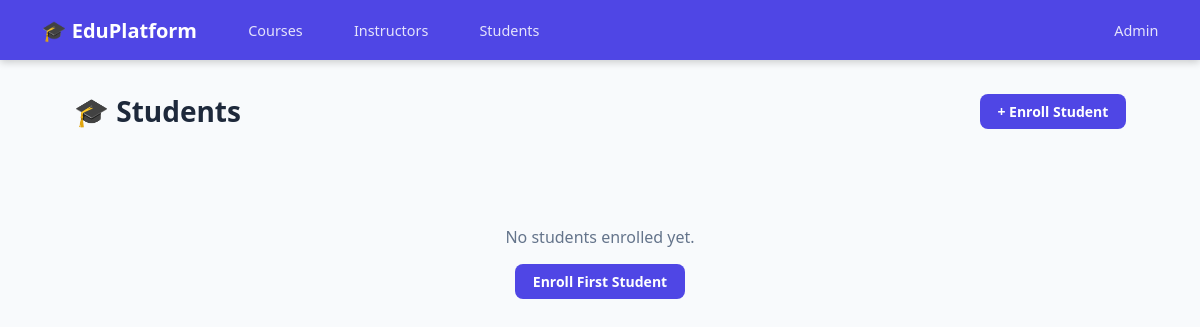
/students/, run on an earlier commit of the app's database.
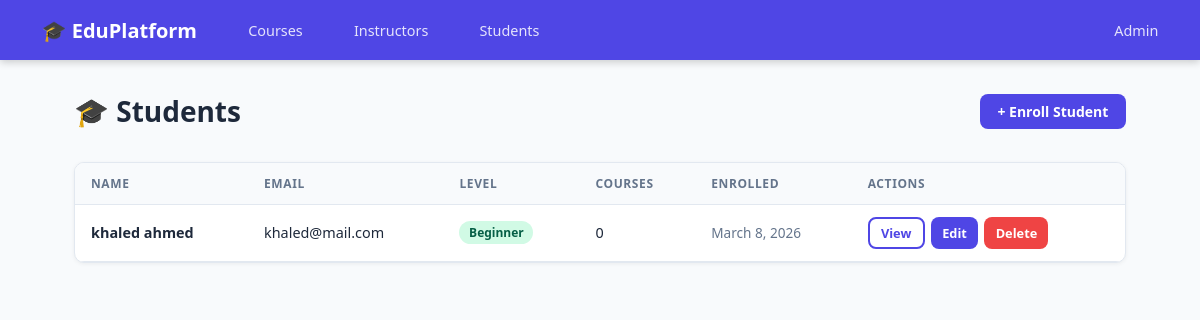
And on a later commit of the database.
### student/models.py (models this page shows, shortened)
class Student(models.Model):
    LEVEL_CHOICES = [
        ('beginner', 'Beginner'),
        ('intermediate', 'Intermediate'),
        ('advanced', 'Advanced'),
    ]
    user = models.OneToOneField(
        User,
        on_delete=models.CASCADE,
        related_name='student_profile'
    )
    date_of_birth = models.DateField(null=True, blank=True)
    phone = models.CharField(max_length=20, blank=True)
    level = models.CharField(max_length=20, choices=LEVEL_CHOICES, default='beginner')
    enrollment_date = models.DateField(auto_now_add=True)
    class Meta:
        ordering = ['user__last_name']
        verbose_name = 'Student'
        verbose_name_plural = 'Students'
    def get_full_name(self):
        return self.user.get_full_name() or self.user.username
    def total_courses(self):
        return self.courses.count()

### student/views.py (the view)
# urls.py: path('', views.student_list, name='student_list'),
def student_list(request):
    students = Student.objects.select_related('user').all()
    return render(request, 'student/student_list.html', {
        'students': students,
        'page_title': 'All Students',
    })

### student/templates/student/student_list.html
{% extends "base.html" %}
{% block content %}
<div class="page-header">
  <h1>🎓 Students</h1>
  <div class="actions">
    <a href="{% url 'student_create' %}" class="btn btn-primary">+ Enroll Student</a>
  </div>
</div>
{% if students %}
<div class="card">
  <div class="table-wrap">
    <table>
      <thead>
        <tr>
          <th>Name</th>
          <th>Email</th>
          <th>Level</th>
          <th>Courses</th>
          <th>Enrolled</th>
          <th>Actions</th>
        </tr>
      </thead>
      <tbody>
        {% for student in students %}
        <tr>
          <td><strong>{{ student.get_full_name }}</strong></td>
          <td>{{ student.user.email }}</td>
          <td>
            {% if student.level == 'beginner' %}<span class="badge badge-green">Beginner</span>
            {% elif student.level == 'intermediate' %}<span class="badge badge-orange">Intermediate</span>
            {% else %}<span class="badge badge-purple">Advanced</span>{% endif %}
          </td>
          <td>{{ student.total_courses }}</td>
          <td style="color:#64748b;font-size:.85rem">{{ student.enrollment_date }}</td>
          <td>
            <div style="display:flex;gap:.4rem">
              <a href="{% url 'student_detail' student.pk %}" class="btn btn-outline btn-sm">View</a>
              <a href="{% url 'student_edit' student.pk %}" class="btn btn-primary btn-sm">Edit</a>
              <a href="{% url 'student_delete' student.pk %}" class="btn btn-danger btn-sm">Delete</a>
            </div>
          </td>
        </tr>
        {% endfor %}
      </tbody>
    </table>
  </div>
</div>
{% else %}
<div class="empty">
  <p>No students enrolled yet.</p>
  <a href="{% url 'student_create' %}" class="btn btn-primary">Enroll First Student</a>
</div>
{% endif %}
{% endblock %}

What changed in the data, as far as the page shows it:
added Student: get_full_name "khaled ahmed", user.email "khaled@mail.com", level "Beginner", total_courses "0", enrollment_date "March 8, 2026"
Also different on the page:
text no longer shown: "No students enrolled yet. Enroll First Student"
text now shown: "NAME EMAIL LEVEL COURSES ENROLLED ACTIONS"
